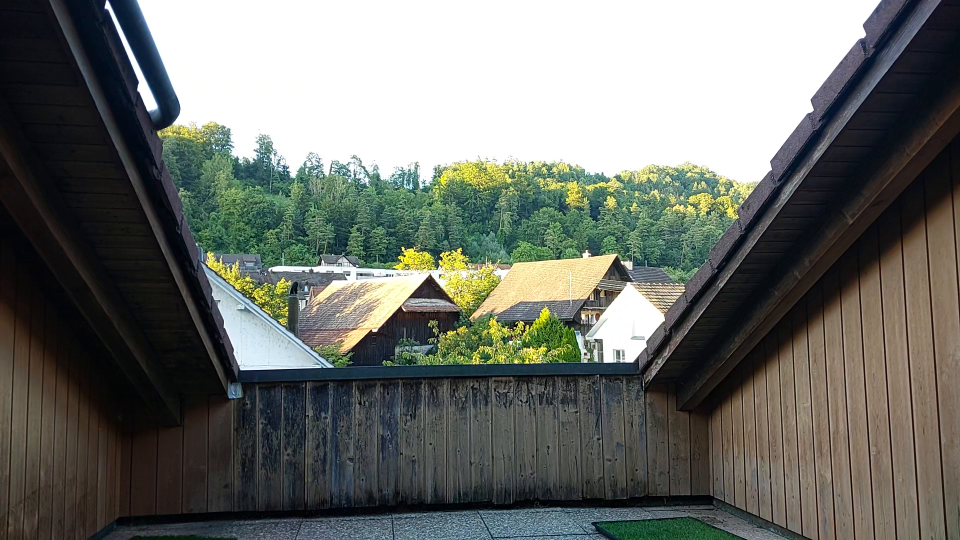
#> input picture frame 6 of video_normal.mp4, 1920 x 1080 px (shown at 1/2 size)
$ python video_test.py
#> lines starting #> are read from the running program, lines starting #| are printed output that depends on the picture
import numpy as np
import cv2 as cv

video_path = 'video_normal.mp4'

#cap = cv.VideoCapture('vtest.avi')
cap = cv.VideoCapture(video_path)

while cap.isOpened():
    ret, frame = cap.read()
#> frame is the input picture: shape (1080, 1920, 3); mean B, G, R 107.5, 113.5, 110.4

    # if frame is read correctly ret is True
    if not ret:
        print("Can't receive frame (stream end?). Exiting ...")
        break
    gray = cv.cvtColor(frame, cv.COLOR_BGR2GRAY)
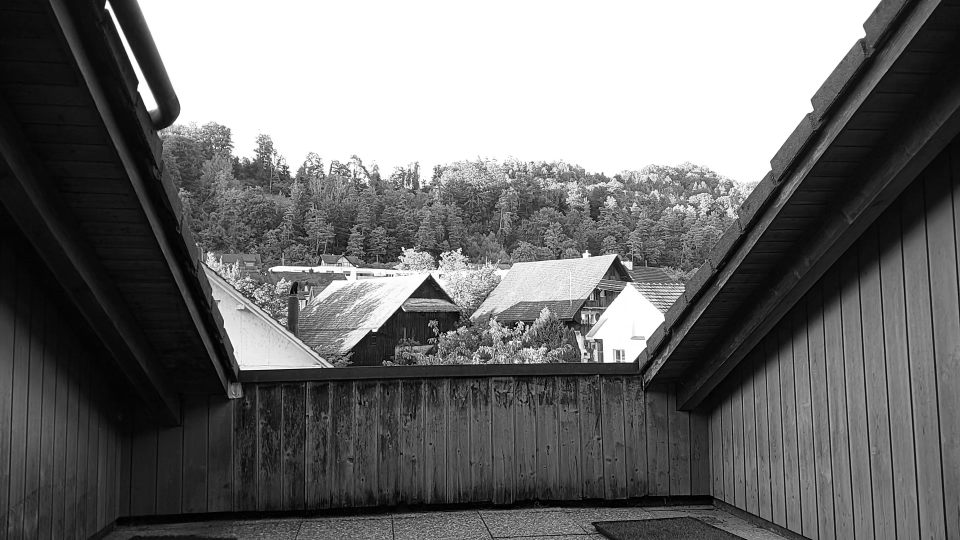
#> gray: shape (1080, 1920) (shown at 1/2 size); min 0, max 255, mean 111.9

    cv.imshow('frame', gray)
    if cv.waitKey(1) == ord('q'):
#> (key q is pressed here)
        break

cap.release()
cv.destroyAllWindows()

$ run again, starting later in the video
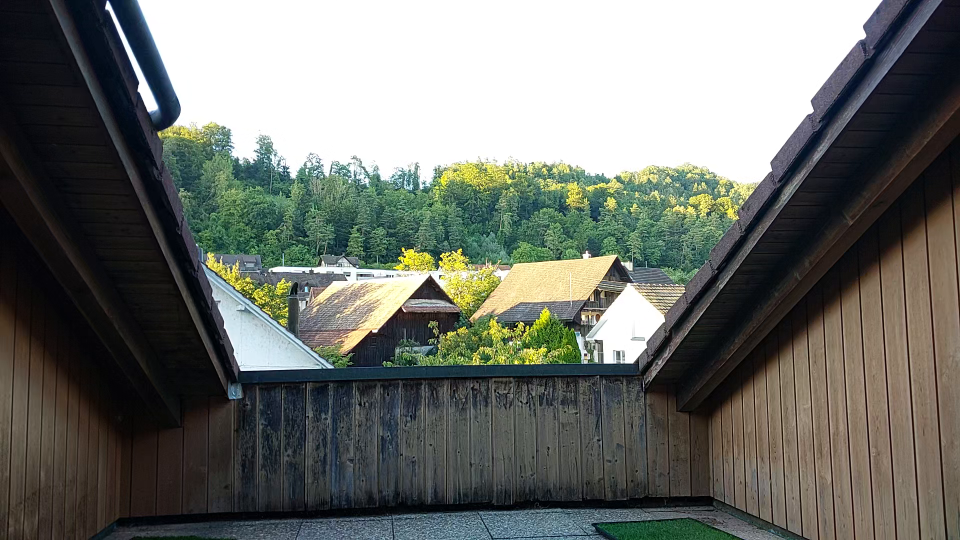
#> input picture frame 30 of video_normal.mp4, 1920 x 1080 px (shown at 1/2 size)
#> frame is the input picture: shape (1080, 1920, 3); mean B, G, R 107.6, 113.6, 110.7
#> `gray = cv.cvtColor(frame, cv.COLOR_BGR2GRAY)`:
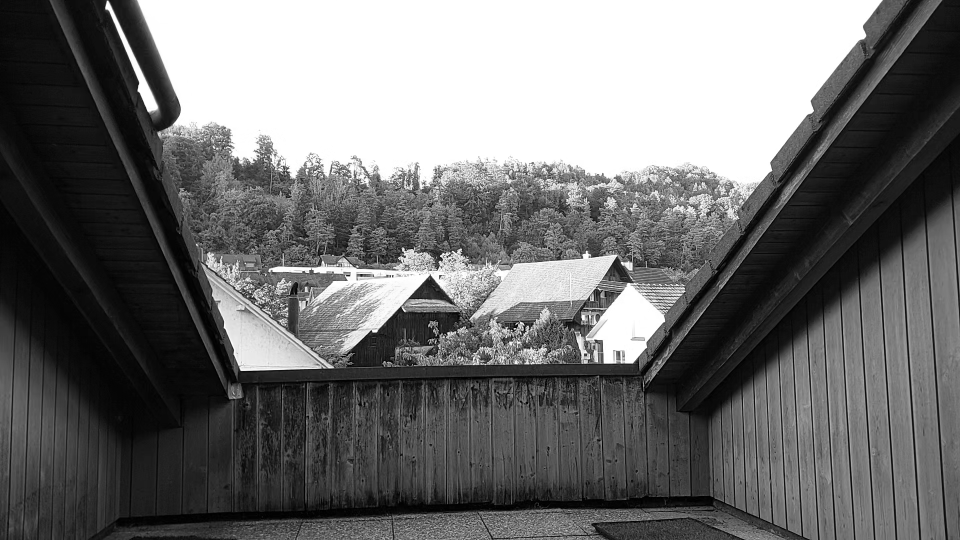
#> gray: shape (1080, 1920) (shown at 1/2 size); min 0, max 255, mean 112.1

$ run again, starting later in the video
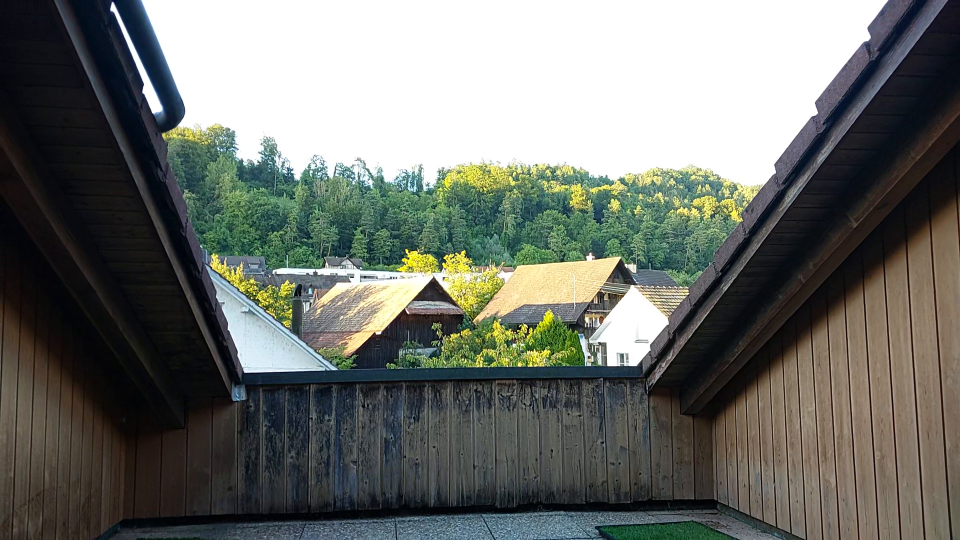
#> input picture frame 54 of video_normal.mp4, 1920 x 1080 px (shown at 1/2 size)
#> frame is the input picture: shape (1080, 1920, 3); mean B, G, R 107.9, 113.9, 110.9
#> `gray = cv.cvtColor(frame, cv.COLOR_BGR2GRAY)`:
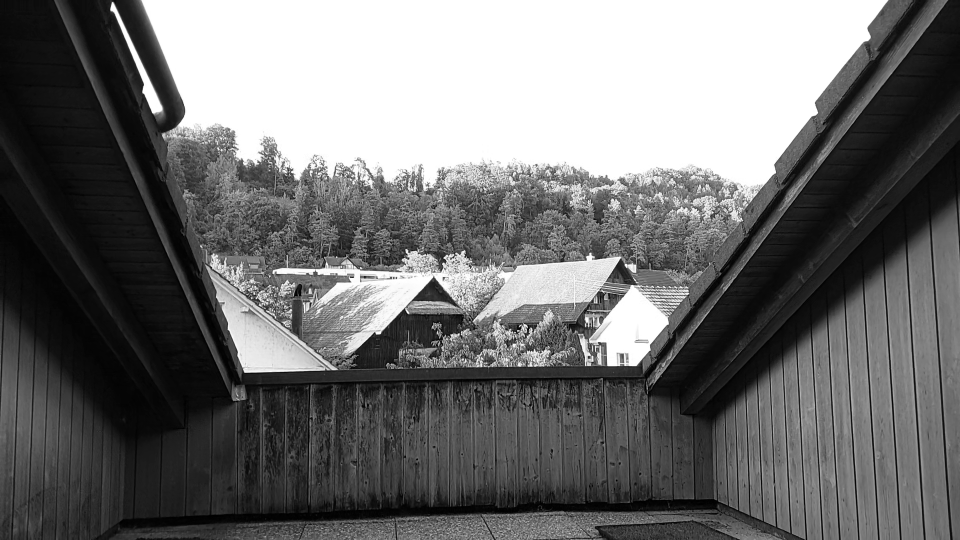
#> gray: shape (1080, 1920) (shown at 1/2 size); min 0, max 255, mean 112.3
